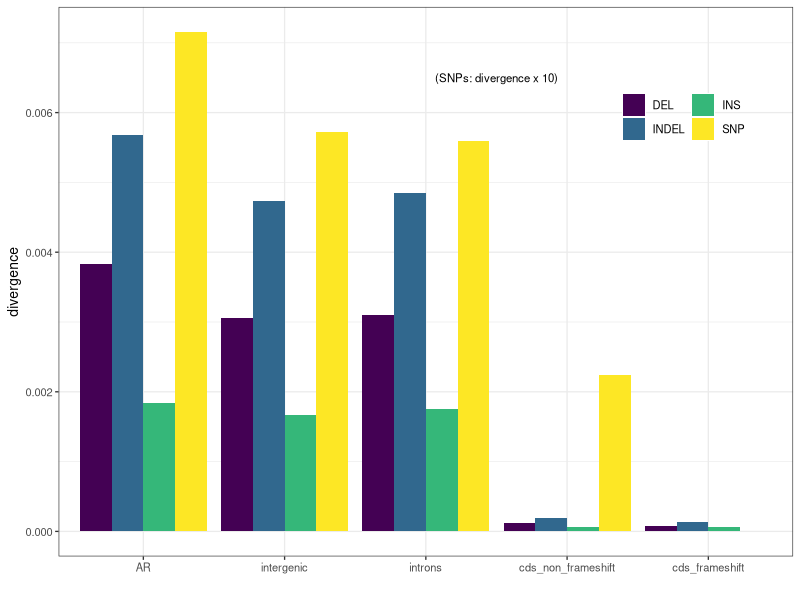

The R script that drew this image:
library(ggplot2)
library(dplyr)
library(viridis)

div = read.delim('gt_indel_div_frameshifts.txt')

div = subset(div, category!='noncoding' & category!='CDS' & category!='ALL')
div$category = as.character(div$category)

snp_div = read.delim('snp_div.txt', header=FALSE)
snp_div$variation = 'SNP'
snp_div$V1 = as.character(snp_div$V1)
snp_div[2,]$V1 = 'cds_non_frameshift'

snp_missing = data.frame(category=c('cds_frameshift'), variation=c('SNP'), divergence=c(0))

snp_div = data.frame(category=as.character(snp_div$V1), variation=snp_div$variation,
                     divergence=as.numeric(snp_div$V2))

snp_div = rbind(snp_div, snp_missing)

snp_div$divergence = snp_div$divergence/10

div = rbind(subset(div, select=c('category', 'variation', 'divergence')), snp_div)

div$category = factor(div$category, levels=rev(c('cds_frameshift', 'cds_non_frameshift', 'introns', 'intergenic', 'AR')))

div_plot = ggplot(div, aes(x=category, y=divergence, fill=variation)) +
    geom_bar(stat='identity', position='dodge') +
    theme_bw(base_size = 10) +
    xlab('') + ylab('divergence') +
    theme(#axis.text.x = element_text(angle = 45, hjust = 1),
    legend.title=element_blank(), legend.position=c(0.85, 0.8),
    legend.background=element_blank()) +
    scale_fill_viridis(discrete=TRUE)+
    guides(fill = guide_legend(nrow = 2)) +
    annotate("text", x = 3.5, y = 0.0065, label = '(SNPs: divergence x 10)', size=2.9)

# # pdf(file='indel_divergence.pdf', width=3, height=3)
# # div_plot
# # dev.off()
#
png(file='indel_divergence.png', width=6, height=3, units='in', res=320)
div_plot
dev.off()
